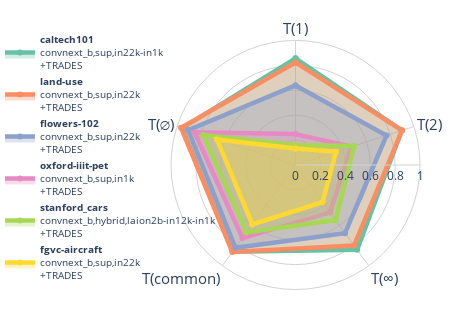

Notebook code for this chart:
### Code cell
import matplotlib.pyplot as plt
from process_database import process_grouped_df, process_rankings
import plotly.graph_objects as go
import plotly.colors as pc
import numpy as np
import pandas as pd

# Rebuild radar data with config names included for each dataset's rank-1 configuration
radar_data_with_names = []

xtick_label_map = {
    "hybrid": "Hybrid",
    "fusion":"Fusion",
    "self-supervised": "Uni-SS",
    "self-supervised (multimodal)": "Multi-SS",
    "supervised": "Sup.",
    "supervised (robust)": "Robust",
    "supervised (multistep)": "Multistep",
    "fully attention": "attention",
    "fully convolutional": "convolution",
    "CLASSIC_AT": "Classic AT",
    "TRADES_v2": "TRADES",
    'fgvc-aircraft-2013b':'fgvc-aircraft',
    'uc-merced-land-use-dataset':'land-use',
}


datas= [ 'stanford_cars',
        'oxford-iiit-pet',
        'caltech101' ,
        'flowers-102' ,
        'fgvc-aircraft-2013b',
        'uc-merced-land-use-dataset'
         ]

target = 'borda'
results = []

grouped_df = process_grouped_df(final_data,   )
grouped_df = process_rankings(grouped_df)

for dataset in sorted(datas):

        sub_dataset = grouped_df[(dataset,)]
        sub_dataset = sub_dataset.reset_index()
        sub_dataset["rank1"] = sub_dataset['borda'].rank(ascending=False, method='min')
        sub_dataset["rank2"] = sub_dataset['geom'].rank(ascending=False, method='min')
        sub_dataset = sub_dataset[ sub_dataset['rank1'] == 1 ]
        if sub_dataset.shape[0] > 1:
              print("hey")
              sub_dataset = sub_dataset[ sub_dataset['rank2'] == 1 ] 
        metric_dict = {metric: float(sub_dataset[metric]) for metric in ['L1_acc', 'L2_acc', 'Linf_acc', 'clean_acc', 'common_acc']}
        metric_dict['backbone_name'] = sub_dataset.get("backbone_name").iloc[0]
        metric_dict['loss_function'] = sub_dataset.get("loss_function").iloc[0]
        metric_dict['dataset'] = dataset
        results.append( metric_dict )

results = pd.DataFrame(results)

# Define axis labels
categories = ['L1_acc', 'L2_acc', 'Linf_acc', 'common_acc', 'clean_acc']
symbol_labels = [r'T(1)', r'T(2)', r'T(∞)', r'T(common)', r'T(∅)']

# Compute area as sum of metrics (proxy for polygon area)
results['area'] = results[categories].sum(axis=1)
results_sorted = results.sort_values(by='area', ascending=False).reset_index(drop=True)

# Use Plotly's qualitative color set
colors = pc.qualitative.Set2

fig = go.Figure()

for i, (_, row) in enumerate(results_sorted.iterrows()):
    # Map values using xtick_label_map, fallback to original if not found
    dataset_label = xtick_label_map.get(row['dataset'], row['dataset'])
    backbone_label = xtick_label_map.get(row['backbone_name'], row['backbone_name'])
    loss_label = xtick_label_map.get(row['loss_function'], row['loss_function'])

    # Make dataset bold
    lbl = f"<b>{dataset_label}</b><br>{backbone_label}<br>+{loss_label}"

    values = [row[metric] for metric in categories]
    values += [values[0]]  # Close shape

    color = colors[i % len(colors)]

    fig.add_trace(go.Scatterpolar(
        r=values,
        theta=symbol_labels + [symbol_labels[0]],
        fill='toself',
        name=lbl,
        fillcolor=color.replace('rgb', 'rgba').replace(')', ', 0.3)'),  # 30% fill opacity
        line=dict(color=color, width=4.5)
    ))

width_px = 450
height_px = 330  # slightly reduced to account for text

fig.update_layout(
    width=width_px,
    height=height_px,
    polar=dict(
        bgcolor='white',
        radialaxis=dict(
            visible=True,
            showticklabels=True,
            ticks='',
            gridcolor='lightgray',
            linecolor='lightgray',
            range=[0, 1.0],  # optional: to keep scale consistent
        ),
        angularaxis=dict(
            rotation=90,
            direction='clockwise',
            tickfont=dict(size=15),
            gridcolor='lightgray',
            linecolor='lightgray'
        ),
    ),
    legend=dict(
        font=dict(size=10),
        bgcolor='rgba(255,255,255,0)',
        x=0.2,
        y=0.92,
        xanchor='right',
        yanchor='top'
    ),
    paper_bgcolor='white',
    showlegend=True,
    margin=dict(l=0, r=30, t=0, b=0),
)
fig.show()
fig.write_image("paper_figures/best_performing_per_dataset.png", format='png', width=width_px, height=height_px, scale=2)

### Figure 1 — Plotly figure (JSON) as saved in the notebook; plotly's stock layout.template omitted (floating-point values rounded to 4 significant figures)
{"data": [{"fill": "toself", "fillcolor": "rgba(102,194,165, 0.3)", "line": {"color": "rgb(102,194,165)", "width": 4.5}, "name": "<b>caltech101</b><br>convnext_b,sup,in22k-in1k<br>+TRADES", "r": [0.857, 0.898, 0.842, 0.86, 0.958, 0.857], "theta": ["T(1)", "T(2)", "T(∞)", "T(common)", "T(∅)", "T(1)"], "type": "scatterpolar"}, {"fill": "toself", "fillcolor": "rgba(252,141,98, 0.3)", "line": {"color": "rgb(252,141,98)", "width": 4.5}, "name": "<b>land-use</b><br>convnext_b,sup,in22k<br>+TRADES", "r": [0.8238, 0.9, 0.8, 0.8635, 0.9667, 0.8238], "theta": ["T(1)", "T(2)", "T(∞)", "T(common)", "T(∅)", "T(1)"], "type": "scatterpolar"}, {"fill": "toself", "fillcolor": "rgba(141,160,203, 0.3)", "line": {"color": "rgb(141,160,203)", "width": 4.5}, "name": "<b>flowers-102</b><br>convnext_b,sup,in22k<br>+TRADES", "r": [0.639, 0.769, 0.677, 0.821, 0.907, 0.639], "theta": ["T(1)", "T(2)", "T(∞)", "T(common)", "T(∅)", "T(1)"], "type": "scatterpolar"}, {"fill": "toself", "fillcolor": "rgba(231,138,195, 0.3)", "line": {"color": "rgb(231,138,195)", "width": 4.5}, "name": "<b>oxford-iiit-pet</b><br>convnext_b,sup,in1k<br>+TRADES", "r": [0.248, 0.474, 0.472, 0.726, 0.852, 0.248], "theta": ["T(1)", "T(2)", "T(∞)", "T(common)", "T(∅)", "T(1)"], "type": "scatterpolar"}, {"fill": "toself", "fillcolor": "rgba(166,216,84, 0.3)", "line": {"color": "rgb(166,216,84)", "width": 4.5}, "name": "<b>stanford_cars</b><br>convnext_b,hybrid,laion2b-in12k-in1k<br>+TRADES", "r": [0.16, 0.494, 0.5493, 0.669, 0.78, 0.16], "theta": ["T(1)", "T(2)", "T(∞)", "T(common)", "T(∅)", "T(1)"], "type": "scatterpolar"}, {"fill": "toself", "fillcolor": "rgba(255,217,47, 0.3)", "line": {"color": "rgb(255,217,47)", "width": 4.5}, "name": "<b>fgvc-aircraft</b><br>convnext_b,sup,in22k<br>+TRADES", "r": [0.133, 0.342, 0.37, 0.59, 0.663, 0.133], "theta": ["T(1)", "T(2)", "T(∞)", "T(common)", "T(∅)", "T(1)"], "type": "scatterpolar"}], "layout": {"height": 330, "legend": {"bgcolor": "rgba(255,255,255,0)", "font": {"size": 10}, "x": 0.2, "xanchor": "right", "y": 0.92, "yanchor": "top"}, "margin": {"b": 0, "l": 0, "r": 30, "t": 0}, "paper_bgcolor": "white", "polar": {"angularaxis": {"direction": "clockwise", "gridcolor": "lightgray", "linecolor": "lightgray", "rotation": 90, "tickfont": {"size": 15}}, "bgcolor": "white", "radialaxis": {"gridcolor": "lightgray", "linecolor": "lightgray", "range": [0, 1], "showticklabels": true, "ticks": "", "visible": true}}, "showlegend": true, "width": 450}}
